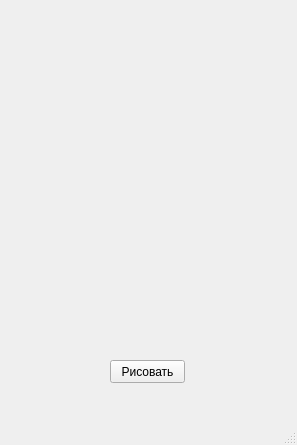
<?xml version="1.0" encoding="UTF-8"?>
<ui version="4.0">
 <class>MainWindow</class>
 <widget class="QMainWindow" name="MainWindow">
  <property name="geometry">
   <rect>
    <x>0</x>
    <y>0</y>
    <width>297</width>
    <height>445</height>
   </rect>
  </property>
  <property name="windowTitle">
   <string>MainWindow</string>
  </property>
  <widget class="QWidget" name="centralwidget">
   <widget class="QPushButton" name="pushButton">
    <property name="geometry">
     <rect>
      <x>110</x>
      <y>360</y>
      <width>75</width>
      <height>23</height>
     </rect>
    </property>
    <property name="text">
     <string>Рисовать</string>
    </property>
   </widget>
  </widget>
  <widget class="QMenuBar" name="menubar">
   <property name="geometry">
    <rect>
     <x>0</x>
     <y>0</y>
     <width>297</width>
     <height>21</height>
    </rect>
   </property>
  </widget>
  <widget class="QStatusBar" name="statusbar"/>
 </widget>
 <resources/>
 <connections/>
</ui>
